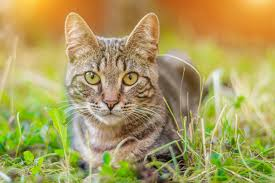
#> input picture dio/gato.jfif, 275 x 183 px, found by its file name
$ python image.py
#> lines starting #> are read from the running program, lines starting #| are printed output that depends on the picture; after the words box and inside, x2 and y2 are one past the last pixel; in counts of white or black regions, pixels touching at a corner belong together
"""projeto:
Descrição do Desafio
Seguindo o exemplo do algoritmo de binarização apresentado em nossa última aula, realize a implementação em Python para transformar
uma imagem colorida para níveis de cinza (0 a 255) e para binarizada (0 e 255), preto e branco.  """

""" imagem_colorida = [
    [(255, 0, 0), (0, 255, 0)],
    [(0, 0, 255), (255, 255, 255)]
]
def rgb_para_cinza(imagem):
    imagem_cinza=[]

    for linha in imagem:
        nova_linha=[]
        for (r,g,b) in linha:
            cinza = int(0.299*r + 0.587*g + 0.114*b)
            nova_linha.append((cinza,cinza,cinza))
        imagem_cinza.append(nova_linha)

    return imagem_cinza

imagem_cinza = rgb_para_cinza(imagem_colorida)

print(imagem_cinza) """

""" from PIL import Image

imagem = Image.open("dio/gato.jfif")
imagem = imagem.convert("RGB")
largura, altura = imagem.size
imagem_cinza = Image.new("RGB", (largura, altura))

for x in range(largura):
    for y in range(altura):
        r, g, b = imagem.getpixel((x, y))

        cinza = int(0.299 * r + 0.587 * g + 0.114 * b)
        imagem_cinza.putpixel((x, y), (cinza, cinza, cinza))

imagem_cinza.save("imagem_cinza.jpeg")

print("Imagem convertida para escala de cinza com sucesso.")
 """

from PIL import Image


imagem = Image.open("dio/gato.jfif").convert("RGB")
#> imagem is the input picture: PIL image 275x183 RGB; mean R, G, B 171.3, 156.8, 91.6
largura, altura = imagem.size
#> largura = 275; altura = 183
imagem_binaria = Image.new("RGB", (largura, altura))
#> imagem_binaria: PIL image 275x183 RGB; every value is 0

limiar = 128

for x in range(largura):
    for y in range(altura):
        r, g, b = imagem.getpixel((x, y))
        cinza = int(0.299 * r + 0.587 * g + 0.114 * b)

        if cinza >= limiar:
            imagem_binaria.putpixel((x, y), (255, 255, 255))  # branco
        else:
            imagem_binaria.putpixel((x, y), (0, 0, 0))        # preto
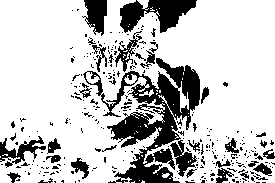
#> imagem_binaria: PIL image 275x183 RGB; 77.4% white; 293 black regions (258 under 20 px), largest, box (x1, y1, x2, y2) and area: (83, 58, 200, 183) 5320, (120, 0, 197, 33) 1418, (82, 0, 107, 36) 575


imagem_binaria.save("imagem_binaria.jpeg")

print("Imagem binarizada com sucesso.")
